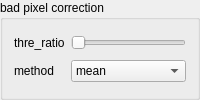
              <widget class="QGroupBox" name="groupBox_6">
               <property name="title">
                <string>bad pixel correction</string>
               </property>
               <layout class="QGridLayout" name="gridLayout_15">
                <item row="0" column="1">
                 <widget class="QSlider" name="dpc_threshold_ratio">
                  <property name="maximum">
                   <number>100</number>
                  </property>
                  <property name="orientation">
                   <enum>Qt::Horizontal</enum>
                  </property>
                 </widget>
                </item>
                <item row="0" column="0">
                 <widget class="QLabel" name="label_21">
                  <property name="text">
                   <string>thre_ratio</string>
                  </property>
                 </widget>
                </item>
                <item row="1" column="1">
                 <widget class="QComboBox" name="dpc_method">
                  <property name="currentText">
                   <string>mean</string>
                  </property>
                  <item>
                   <property name="text">
                    <string>mean</string>
                   </property>
                  </item>
                  <item>
                   <property name="text">
                    <string>gradient</string>
                   </property>
                  </item>
                  <item>
                   <property name="text">
                    <string>extreme</string>
                   </property>
                  </item>
                 </widget>
                </item>
                <item row="1" column="0">
                 <widget class="QLabel" name="label_43">
                  <property name="text">
                   <string>method</string>
                  </property>
                 </widget>
                </item>
               </layout>
              </widget>
